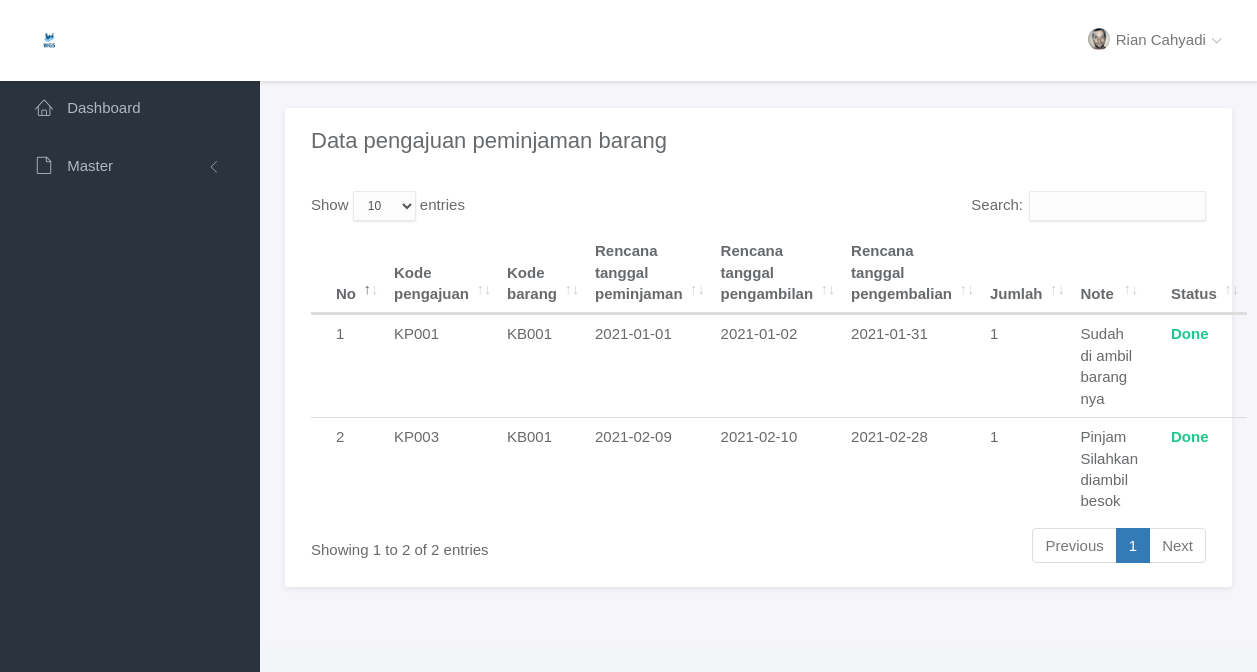
Page /view/dashboard_pengajuan.php (signed in) on the committed database.
### tables this page shows
CREATE TABLE `tbl_pengajuan` (
  `id_pengajuan` int(11) NOT NULL,
  `rencana_tgl_peminjaman` date NOT NULL,
  `rencana_tgl_pengambilan` date NOT NULL,
  `rencana_tgl_pengembalian` date NOT NULL,
  `jumlah` int(11) NOT NULL,
  `note_pengajuan` text NOT NULL,
  `status` enum('Wait','Done','On Progress') NOT NULL,
  `kode_barang` varchar(10) NOT NULL,
  `kode_karyawan` varchar(10) NOT NULL,
  `kode_pengajuan` varchar(10) NOT NULL
);

CREATE TABLE `tbl_barang` (
  `id_barang` int(11) NOT NULL,
  `nama_barang` varchar(50) NOT NULL,
  `stok_barang` int(11) NOT NULL,
  `deskripsi_barang` text NOT NULL,
  `gambar_barang` text NOT NULL,
  `created_date` timestamp NOT NULL DEFAULT current_timestamp() ON UPDATE current_timestamp(),
  `kode_barang` varchar(10) NOT NULL
);

### controller/all_controller.php (called while the page is built, shortened)
<?php
    $conn = mysqli_connect("localhost", "root", "", "db_kp");
    class AllController {
        function getPengajuan($column, $where) {
            global $conn;
            $sql        = "SELECT * FROM tbl_pengajuan INNER JOIN tbl_barang ON tbl_pengajuan.kode_barang = tbl_barang.kode_barang INNER JOIN tbl_karyawan ON tbl_pengajuan.kode_karyawan = tbl_karyawan.kode_karyawan WHERE tbl_karyawan.kode_karyawan = '$where'";
            $result     = mysqli_query($conn, $sql);
            $row        = mysqli_num_rows($result);
            $item       = [];
            if ($row > 0) {
                while ( $data = mysqli_fetch_assoc($result) ) {
                    $item[] = array(
                        'id'                        => $data['id_pengajuan'],
                        'rencana_tgl_peminjaman'    => $data['rencana_tgl_peminjaman'],
                        'rencana_tgl_pengambilan'   => $data['rencana_tgl_pengambilan'],
                        'rencana_tgl_pengembalian'  => $data['rencana_tgl_pengembalian'],
                        'jumlah'                    => $data['jumlah'],
                        'note_pengajuan'            => $data['note_pengajuan'],
                        'status'                    => $data['status'],
                        'kode_barang'               => $data['kode_barang'],
                        'kode_karyawan'             => $data['kode_karyawan'],
                        'kode_pengajuan'            => $data['kode_pengajuan']
                    );
                }
                $respon = array(
                    'message'   => "Success",
                    'status'    => 200,
                    'item'      => $item
                );
                return $respon;
            }
        }
    }
?>

### view/dashboard_pengajuan.php (the view, shortened to what this page needs)
<?php
    require "../controller/all_controller.php";
	$allController = new AllController();
?>
<!doctype html>
<html lang="en">
<head>
	<link rel="stylesheet" href="../assets/vendor/bootstrap/css/bootstrap.min.css">
	<link rel="stylesheet" href="../assets/vendor/font-awesome/css/font-awesome.min.css">
	<link rel="stylesheet" href="../assets/vendor/linearicons/style.css">
	<link rel="stylesheet" href="../assets/vendor/chartist/css/chartist-custom.css">
	<link rel="stylesheet" href="../assets/css/main.css">
	<link rel="stylesheet" href="../assets/css/demo.css">
	<link rel="stylesheet" href="../assets/css/dataTables.bootstrap4.min.css">
</head>
<body>
	<div id="wrapper">
		<nav class="navbar navbar-default navbar-fixed-top">
			<div class="brand">
				<a href="dashboard.php"><img src="../assets/img/logo-wgs.jpeg" width="21" height="21" class="img-responsive logo"></a>
			</div>
			<div class="container-fluid">
				<div id="navbar-menu">
					<ul class="nav navbar-nav navbar-right">
						<li class="dropdown">
							<a href="#" class="dropdown-toggle" data-toggle="dropdown"><img src="../assets/img/user.png" class="img-circle" alt="Avatar"> <span><?= $_SESSION['nama']; ?></span> <i class="icon-submenu lnr lnr-chevron-down"></i></a>
						</li>
					</ul>
				</div>
			</div>
		</nav>
		<div id="sidebar-nav" class="sidebar">
			<div class="sidebar-scroll">
				<nav>
					<ul class="nav">
						<li><a href="dashboard.php"><i class="lnr lnr-home"></i> <span>Dashboard</span></a></li>
						<li>
							<a href="#subPages" data-toggle="collapse" class="collapsed"><i class="lnr lnr-file-empty"></i> <span>Master</span> <i class="icon-submenu lnr lnr-chevron-left"></i></a>
						</li>
					</ul>
				</nav>
			</div>
		</div>
		<div class="main">
			<div class="main-content">
				<div class="container-fluid">
					<div class="panel panel-headline">
						<div class="panel-heading">
							<h3 class="panel-title">Data pengajuan peminjaman barang</h3>
						</div>
						<div class="panel-body">
                            <table class="table table-hover" id="example">
								<thead>
									<tr>
                                        <th>No</th>
                                        <th>Kode pengajuan</th>
										<th>Kode barang</th>
                                        <th>Rencana tanggal peminjaman</th>
                                        <th>Rencana tanggal pengambilan</th>
                                        <th>Rencana tanggal pengembalian</th>
                                        <th>Jumlah</th>
                                        <th>Note</th>
                                        <th>Status</th>
								    </tr>
								</thead>
								<tbody>
									<?php
										$sess = $_SESSION['kode'];
                                        $dataPengajuan = $allController->getPengajuan("kode_pengajuan", $sess);
										$no = 1;
										if (is_array($dataPengajuan)):
											foreach ($dataPengajuan['item'] as $key => $row):
                                    ?>
									<tr>
										<td><?= $no++; ?></td>
										<td><?= $row['kode_pengajuan']; ?></td>
										<td><?= $row['kode_barang']; ?></td>
										<td><?= $row['rencana_tgl_peminjaman']; ?></td>
										<td><?= $row['rencana_tgl_pengambilan']; ?></td>
										<td><?= $row['rencana_tgl_pengembalian']; ?></td>
										<td><?= $row['jumlah']; ?></td>
										<td><?= $row['note_pengajuan']; ?></td>
										<td>
											<?php
                                                if ($row['status'] == "Wait") {
                                                    echo "<b style='color: #4e73df;'>$row[status]</b>";
                                                } elseif ($row['status'] == "Done") {
                                                    echo "<b style='color: #1cc88a;'>$row[status]</b>";
                                                } elseif ($row['status'] == "On Progress") {
                                                    echo "<b style='color: #f6c23e;'>$row[status]</b>";
                                                }
                                            ?>
										</td>
									</tr>
									<?php endforeach ?>
									<?php endif ?>
								</tbody>
							</table>
						</div>
					</div>
				</div>
			</div>
		</div>
	</div>
</body>
</html>

### assets/css/main.css (style rules this page uses)
html { position: relative; min-height: 100%; }
body { background-color: #F3F5F8; font-family: "Source Sans Pro", sans-serif; font-size: 15px; color: #676a6d; }
a { color: #3287B2; }
th { font-weight: 600; }
#wrapper .sidebar { -webkit-transition: all 0.3s ease-in-out; -moz-transition: all 0.3s ease-in-out; -ms-transition: all 0.3s ease-in-out; -o-transition: all 0.3s ease-in-out; transition: all 0.3s ease-in-out; width: 260px; height: 100%; float: left; background-color: #2B333E; position: fixed; left: 0; }
#wrapper .main { -webkit-transition: all 0.3s ease-in-out; -moz-transition: all 0.3s ease-in-out; -ms-transition: all 0.3s ease-in-out; -o-transition: all 0.3s ease-in-out; transition: all 0.3s ease-in-out; width: calc(100% - 260px); left: 0; position: relative; float: right; background-color: #f5f5fa; }
#wrapper #sidebar-nav, #wrapper .main { padding-top: 80px; }
.main-content { padding: 28px 10px; }
.navbar-default { -webkit-transition: all 0.3s ease-in-out; -moz-transition: all 0.3s ease-in-out; -ms-transition: all 0.3s ease-in-out; -o-transition: all 0.3s ease-in-out; transition: all 0.3s ease-in-out; -moz-box-shadow: 1px 2px 3px rgba(0, 0, 0, 0.1); -webkit-box-shadow: 1px 2px 3px rgba(0, 0, 0, 0.1); box-shadow: 1px 2px 3px rgba(0, 0, 0, 0.1); -webkit-border-radius: 0; -moz-border-radius: 0; border-radius: 0; padding: 0; margin: 0; border: none; background-color: #fff; }
.navbar-default .brand { float: left; padding: 30px 39px; background-color: #fff; }
.navbar-nav>li>a { padding: 28px 20px; }
.navbar-nav>li>a>i { font-size: 22px; margin-right: 2px; vertical-align: middle; }
.navbar-nav>li>a>i.icon-submenu { margin-left: 2px; margin-right: 0; font-size: 10px; position: relative; top: 2px; }
.navbar-nav>li>a>span { position: relative; top: 2px; }
.navbar-nav>li>a img { width: 22px; margin-right: 2px; }
@media screen and (min-width: 768px) { .navbar-nav.navbar-right { margin-right: 0; } }
.sidebar { z-index: 9; }
.sidebar .nav>li>a { padding: 18px 30px; color: #AEB7C2; border-left: 5px solid transparent; }
.sidebar .nav>li>a[data-toggle="collapse"] .icon-submenu { display: inline-block; vertical-align: middle; *vertical-align: auto; *zoom: 1; *display: inline; -webkit-transition: all 0.2s ease-out; -moz-transition: all 0.2s ease-out; -ms-transition: all 0.2s ease-out; -o-transition: all 0.2s ease-out; transition: all 0.2s ease-out; float: right; position: relative; top: 5px; font-size: 12px; line-height: 1.1; -moz-transform: rotate(-90deg); -ms-transform: rotate(-90deg); -webkit-transform: rotate(-90deg); transform: rotate(-90deg); }
.sidebar .nav>li>a[data-toggle="collapse"].collapsed .icon-submenu { -moz-transform: rotate(0deg); -ms-transform: rotate(0deg); -webkit-transform: rotate(0deg); transform: rotate(0deg); }
.sidebar .nav i { margin-right: 10px; font-size: 18px; }
.sidebar .nav span { -webkit-transition: all 0.3s ease-in-out; -moz-transition: all 0.3s ease-in-out; -ms-transition: all 0.3s ease-in-out; -o-transition: all 0.3s ease-in-out; transition: all 0.3s ease-in-out; position: relative; top: -2px; }
.panel { -webkit-border-radius: 3px; -moz-border-radius: 3px; border-radius: 3px; -moz-box-shadow: 0 2px 6px rgba(0, 0, 0, 0.08); -webkit-box-shadow: 0 2px 6px rgba(0, 0, 0, 0.08); box-shadow: 0 2px 6px rgba(0, 0, 0, 0.08); background-color: #fff; margin-bottom: 30px; }
.panel .panel-heading, .panel .panel-body, .panel .panel-footer { padding-left: 25px; padding-right: 25px; }
.panel .panel-heading { padding-top: 20px; padding-bottom: 20px; position: relative; }
.panel .panel-heading .panel-title { margin: 0; font-size: 18px; font-weight: 300; }
.panel .panel-body { padding-top: 10px; padding-bottom: 15px; }
.panel.panel-headline .panel-heading { border-bottom: none; }
.panel.panel-headline .panel-heading .panel-title { margin-bottom: 8px; font-size: 22px; font-weight: normal; }
.panel .table>thead>tr>td:first-child, .panel .table>thead>tr>th:first-child, .panel .table>tbody>tr>td:first-child, .panel .table>tbody>tr>th:first-child, .panel .table>tfoot>tr>td:first-child, .panel .table>tfoot>tr>th:first-child { padding-left: 25px; }
.panel .table>thead>tr>td:last-child, .panel .table>thead>tr>th:last-child, .panel .table>tbody>tr>td:last-child, .panel .table>tbody>tr>th:last-child, .panel .table>tfoot>tr>td:last-child, .panel .table>tfoot>tr>th:last-child { padding-left: 25px; }

### rows in the picture
tbl_pengajuan: kode_pengajuan "KP001", tbl_barang.kode_barang "KB001", rencana_tgl_peminjaman "2021-01-01", rencana_tgl_pengambilan "2021-01-02", rencana_tgl_pengembalian "2021-01-31", jumlah "1", note_pengajuan "Sudah di ambil barang nya", status "Done"
tbl_pengajuan: kode_pengajuan "KP003", tbl_barang.kode_barang "KB001", rencana_tgl_peminjaman "2021-02-09", rencana_tgl_pengambilan "2021-02-10", rencana_tgl_pengembalian "2021-02-28", jumlah "1", note_pengajuan "Pinjam Silahkan diambil besok", status "Done"

### other values in the picture
$_SESSION['nama'] "Rian Cahyadi"
